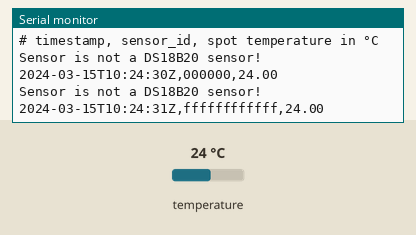
The sketch below on a simulated Arduino Uno, built with avr-gcc and run on an emulated ATmega328P. On the bench: the last lines printed to the serial monitor. Inputs (shaded band) come from the test bench; at power-on: temperature 24 °C. The local clock reads 2024-03-15 10:24:30 at power-on unless the sketch sets it; storage starts empty.

Above: at 1.9 s.
2.0 s: temperature set to 12 °C
At 3.1 s:
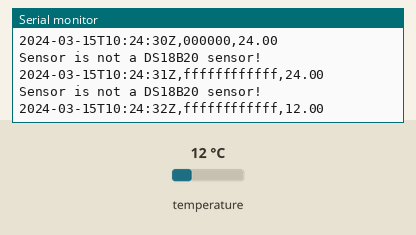
3.5 s: temperature set to 19 °C
At 5.2 s:
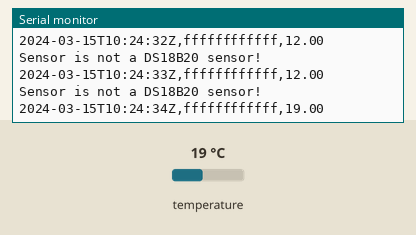
Timing chart, 0 to 6.7 s (numbered marks = the images above; inputs shaded):
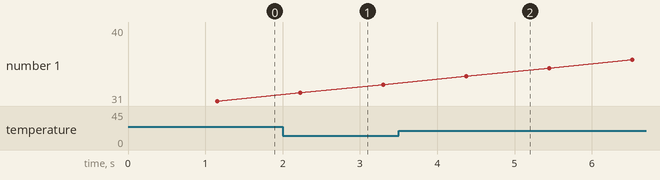

Measured:
- after the input at 2.0 s, the serial monitor: prints a new line after 0.23 s (image 1)
- after the input at 3.5 s, the serial monitor: prints a new line after 0.87 s (image 2)

The sketch:

sketch_temperature_logger.ino
```cpp
/******************************
 * Author  Katja Schultz
 * eMail: schultzkatja@gmx.de
 * Date: 2023-01-03
  */

#include <OneWire.h>
#include <SD.h>
#include <SPI.h>
#include <OneWire.h>
#include <RTClib.h>

RTC_DS1307 rtc; // to communicate with the clock

OneWire ow(4); // hand over pin to one wire bus
const String logfile = "tsensor.log";

#include "temp_logger_commands.h"

void setup() {
  Serial.begin(9600);

  // initialize and check if modules running
  if(!rtc.begin()) {
    Serial.println("RTC is NOT running. Let's set the time now!");
    rtc.adjust(DateTime(F(__DATE__), F(__TIME__)));
  }
  // manually set date and time in case the arduino power is low and it has lost
  // the fllowing line sets the RTC to the data & time this sketch was compiled (!)
  // rtc.adjust(DateTime(F(__DATE__), F(__TIME__)));

  if(!SD.begin(10)) {
    Serial.println("SD module initialization failed or card is not present.");
    return;
  }
  String header = "# timestamp, sensor_id, spot temperature in °C";
  printOutputln(header);
}

void loop() {
  byte rom_code[8]; // creates an array containing 8 elements of type byte for the ROM code
  byte sp_data[9]; // creates an array for reading in the data from the scratchpad
  String registration_number;

  // start 0th sequence to read out the rom code
  ow.reset();
  ow.write(READ_ROM);
  for (int i=0; i<8; i++){
    rom_code[i] = ow.read();
  }
  if(rom_code[0] != IS_DS18B20_sensor){
    Serial.println("Sensor is not a DS18B20 sensor!");
  }

  for (int i=1; i<7; i++){
    registration_number += String(rom_code[i], HEX);
  }

  // start sequence for converting temperature
  ow.reset();
  ow.write(SKIP_ROM);
  ow.write(CONVERT_T);

  // start sequence for reading data from scratchpad
  ow.reset();
  ow.write(SKIP_ROM);
  ow.write(READ_SCRATCHPAD);

  for (int i=0; i<9; i++){
    sp_data[i] = ow.read();
  }
  int16_t tempRead = sp_data[1] << 8 | sp_data[0];

  float tempCelsius = tempRead / 16.0; // divide by 2^4 = 16 for 4 digits after the comma

  printOutput(getISOtime());
  printOutput(",");
  printOutput(registration_number);
  printOutput(",");
  printOutputln(String(tempCelsius));

  delay(1000);

}
```

helper.ino
```cpp
/***********************************************************
 Author: Markus Ritschel
 eMail:  git@markusritschel.de
 Date:   2023-03-01

 This module holds a bunch of helper  functions for
 - timestamp creation
 - two-digit string formatting
 - writing simultaneously to SD card and to terminal output
************************************************************/


String getISOtime() {
    /* Create a timestamp of the ISO8601 format */
    DateTime now = rtc.now();
    String ISO8601_time = "";

    ISO8601_time +=  now.year();
    ISO8601_time +=  "-";
    ISO8601_time +=  twodigits(now.month());
    ISO8601_time +=  "-";
    ISO8601_time +=  twodigits(now.day());
    ISO8601_time +=  "T";
    ISO8601_time +=  twodigits(now.hour());
    ISO8601_time +=  ":";
    ISO8601_time +=  twodigits(now.minute());
    ISO8601_time +=  ":";
    ISO8601_time +=  twodigits(now.second());
    ISO8601_time +=  "Z";

    return ISO8601_time;
}


String twodigits(int x) {
    /* Helper function to format datetime elements as two digit (leading zeros) string */
    String output = "";
    if (x < 10) {
        output += "0";
        output += x;
    } else {
        output = x;
    }
    return output;
}


void printOutput(String dataString) {
    /* Helper function to write a string to both the Serial output and the SD card */
    File dataFile = SD.open(logfile, FILE_WRITE);
    // if the file is available, write to it and close it again
    if (dataFile) {
        dataFile.print(dataString);
        dataFile.close();
    };
    Serial.print(dataString);
}


void printOutputln(String dataString) {
    /* Helper function to write a line to both the Serial output and the SD card */
    File dataFile = SD.open(logfile, FILE_WRITE);
    // if the file is available, write to it and close it again
    if (dataFile) {
        dataFile.println(dataString);
        dataFile.close();
    };
    Serial.println(dataString);
}
```

temp_logger_commands.h
```cpp
/*
 * This file contains all the required HEX commands
 * for working with the temperature sensor
 */


#define CONVERT_T 0x44
#define READ_ROM 0x33
#define IS_DS18B20_sensor 0x28
#define SKIP_ROM 0xCC
#define READ_SCRATCHPAD 0xBE
```
